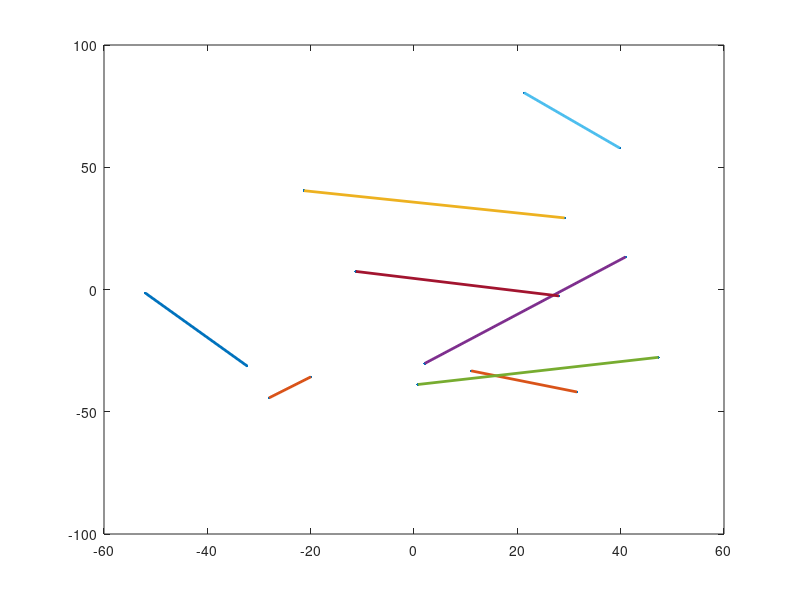

Write the MATLAB code that produced this figure.
function [ Map ] = generateMap( )
%GENERATEMAP Summary of this function goes here
%   Detailed explanation goes here

    MAX_WALL_LEN = 60;
    MIN_WALL_LEN = 10;
    NUM_WALLS = 8;
    NUM_WALL_POINTS = 2;
    NUM_POINT_OBSTACLES = 0;
    
    pointObstacles = 140*rand(2,NUM_POINT_OBSTACLES)-70;
 
    %%%%%%%%%%%%%%%%%%%%%%%%%%%%%%%%%%%%%%%%%%%%%%%%%%%%%%%%%%%%
    % Random generation of obstacle walls is vectorized for efficiency,
    % which makes it harder to follow logically
    wallLen     = (MAX_WALL_LEN - MIN_WALL_LEN) * rand(1, NUM_WALLS) + MIN_WALL_LEN;
    wallAngles  = 360 * rand(1, NUM_WALLS);
    wallPos     = 120*rand(2, NUM_WALLS)-60;
   
    wallXSteps = ((1/(NUM_WALL_POINTS-1)) * wallLen(1,:) .* cos(wallAngles(1,:)))' * (0:(NUM_WALL_POINTS-1));
    wallYSteps = ((1/(NUM_WALL_POINTS-1)) * wallLen(1,:) .* sin(wallAngles(1,:)))' * (0:(NUM_WALL_POINTS-1));
    
    wallXCoords = repmat(wallPos(1,:)', 1, NUM_WALL_POINTS) + wallXSteps;
    wallYCoords = repmat(wallPos(2,:)', 1, NUM_WALL_POINTS) + wallYSteps;
    
    wallXCoords = reshape( wallXCoords', [1 NUM_WALL_POINTS NUM_WALLS] );
    wallYCoords = reshape( wallYCoords', [1 NUM_WALL_POINTS NUM_WALLS] );
    
    Walls = zeros(2, NUM_WALL_POINTS, NUM_WALLS);
    Walls(1,:,:) = wallXCoords;
    Walls(2,:,:) = wallYCoords;
    %%%%%%%%%%%%%%%%%%%%%%%%%%%%%%%%%%%%%%%%%%%%%%%%%%%%%%%%%%%%
    
    Map = Walls;
   
    plot( Map(1,:) , Map(2,:) , '.');
    hold on;
    for i=1:NUM_WALLS
       plot(Walls(1,:,i), Walls(2,:,i), 'linewidth', 2);
    end

end

